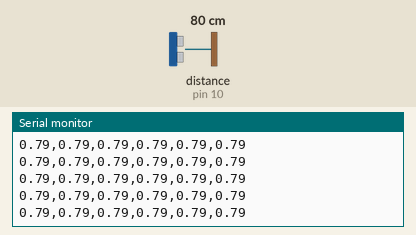
This sketch was run on a simulated Arduino Uno, built with avr-gcc and run on an emulated ATmega328P. On the bench: the last lines printed to the serial monitor. Wiring (inferred from the names in the program): ultrasonic range finder: trigger pin 9; echo pin 10. The inputs (shaded band) are chosen by the test bench; at power-on: distance to the obstacle (sensor on pin 10) 80 cm. The echo pulse lasts 58.3 µs per cm.

Above: at 1.2 s.
1.3 s: distance to the obstacle (sensor on pin 10) set to 4 cm
At 1.47 s:
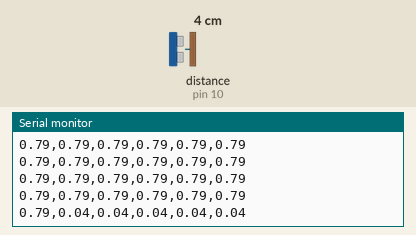
4.3 s: distance to the obstacle (sensor on pin 10) set to 2 cm
At 4.39 s:
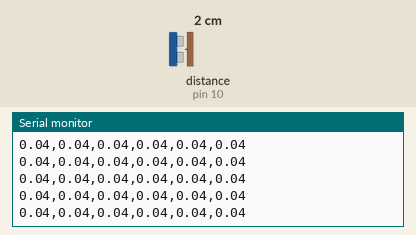
5.8 s: distance to the obstacle (sensor on pin 10) set to 60 cm
At 5.91 s:
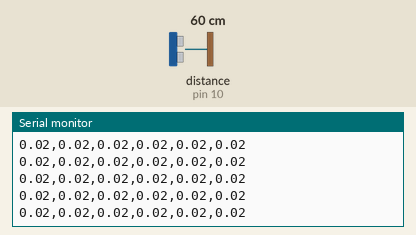
Timing chart, 0 to 8.8 s (numbered marks = the images above; inputs shaded):
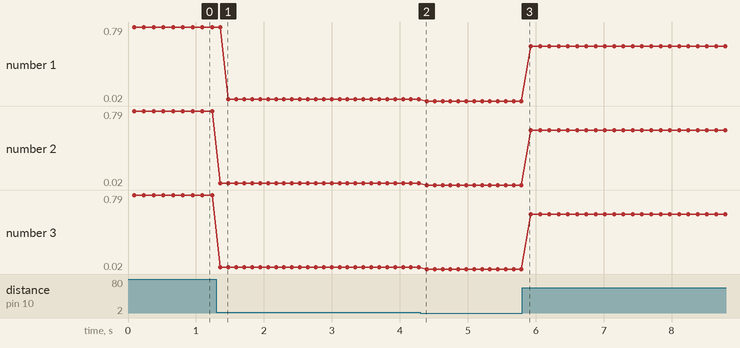

Measured:
- after the input at 1.3 s, the serial monitor: prints a new line after 0.06 s (image 1)
- plotted number 1: 0.79 → 0.04 after the input at 1.3 s, 0.04 → 0.02 after the input at 4.3 s, 0.02 → 0.59 after the input at 5.8 s
- plotted number 2: 0.79 → 0.04 after the input at 1.3 s, 0.04 → 0.02 after the input at 4.3 s, 0.02 → 0.59 after the input at 5.8 s
- plotted number 3: 0.79 → 0.04 after the input at 1.3 s, 0.04 → 0.02 after the input at 4.3 s, 0.02 → 0.59 after the input at 5.8 s

The sketch:

ultrasonic_array.ino
```cpp
#define NUM_SENSORS 6
#define BAUD_RATE 9600
//multiplexer pins
#define S0 8
#define S1 7
#define S2 6
#define S3 5

#define TRIGGER_DELAY 10 //delay in between sensor triggers (PLAY WITH THIS)
#define LOOP_DELAY 50 //delay of whole loop. (PLAY WITH THIS)

#define SPEED_OF_SOUND 2941.2 //microseconds per meter!

int trigPin = 9; //trigger pin (to send out ultrasonic)
int echoPin = 10; //echo pin (to listen to return)
double distances[NUM_SENSORS];

/*
 * Firmware for sensor array with HC-SR04 ultrasonic sensors
 * Simply define the proper pins and # of sensors
 * Uses 2 Muxes: 1 of triggers and 1 for echos
 * Play with the TRIGGER_DELAY LOOP_DELAY if having trouble with sensors
 *
 * @Note: https://www.bananarobotics.com/shop/HC-SR04-Ultrasonic-Distance-Sensor
 * Use the above as a reference for some code and reasoning
 */


void switchMux(int channel) {
  //Channels 0 - 15 on mux
  digitalWrite(S0, bitRead(channel, 0));
  digitalWrite(S1, bitRead(channel, 1));
  digitalWrite(S2, bitRead(channel, 2));
  digitalWrite(S3, bitRead(channel, 3));

  delayMicroseconds(1); //Max switching time is 1 microsecond

  }


double ping(int trigPin, int echoPin) {
  //outputs distance in METERS

  long duration;
  double distance;
  digitalWrite(trigPin, LOW);
  delayMicroseconds(2); //May be unnecessary #TODO
  digitalWrite(trigPin, HIGH);
  delayMicroseconds(10);
  digitalWrite(trigPin, LOW);
  duration = pulseIn(echoPin, HIGH);

  distance = ((double)duration / 2.0) / SPEED_OF_SOUND; //Distance = (Time x SpeedOfSound) / 2. The "2" is in the formula because the sound has to travel back and forth
  return distance;

}

void testSensor(int sensorNum) {
  //useful to debug a single ultrasonic sensor
  switchMux(sensorNum);
  Serial.println(ping(trigPin, echoPin));
  delay(200);
}

void setup() {
  Serial.begin(BAUD_RATE);

  pinMode(S0, OUTPUT);
  pinMode(S1, OUTPUT);
  pinMode(S2, OUTPUT);
  pinMode(S3, OUTPUT);

  pinMode(trigPin, OUTPUT);
  pinMode(echoPin, INPUT);

  switchMux(0);

}

void loop() {

  for (int i = 0; i < NUM_SENSORS; i++) {
    switchMux(i);
    distances[i] = ping(trigPin, echoPin);
    delay(TRIGGER_DELAY);
  }

  //output distances to serial
  for (int i = 0; i < NUM_SENSORS; i++) {
    Serial.print(distances[i]);
    if (i != NUM_SENSORS - 1) {
      Serial.print(",");
    }
  }
  Serial.println();

  delay(LOOP_DELAY);

}
```
